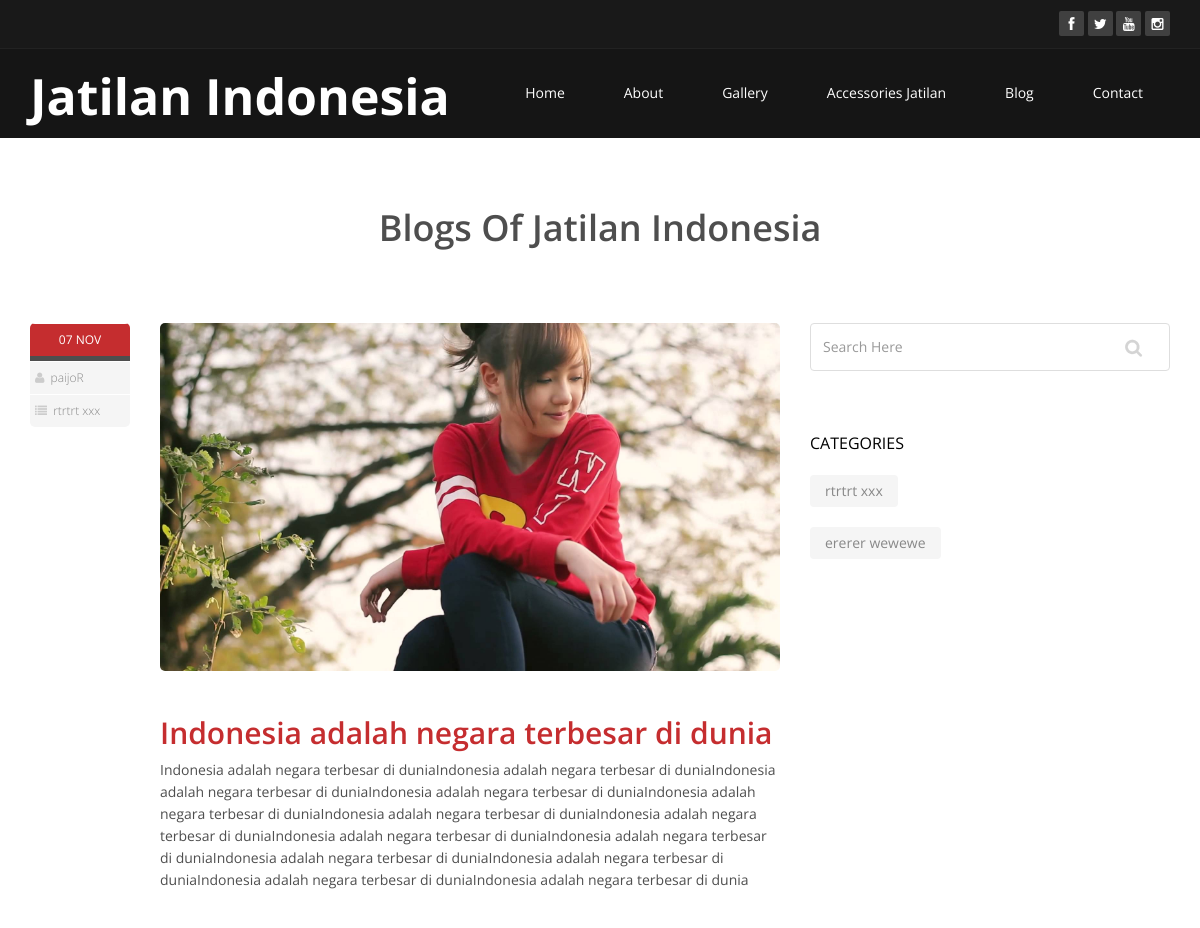
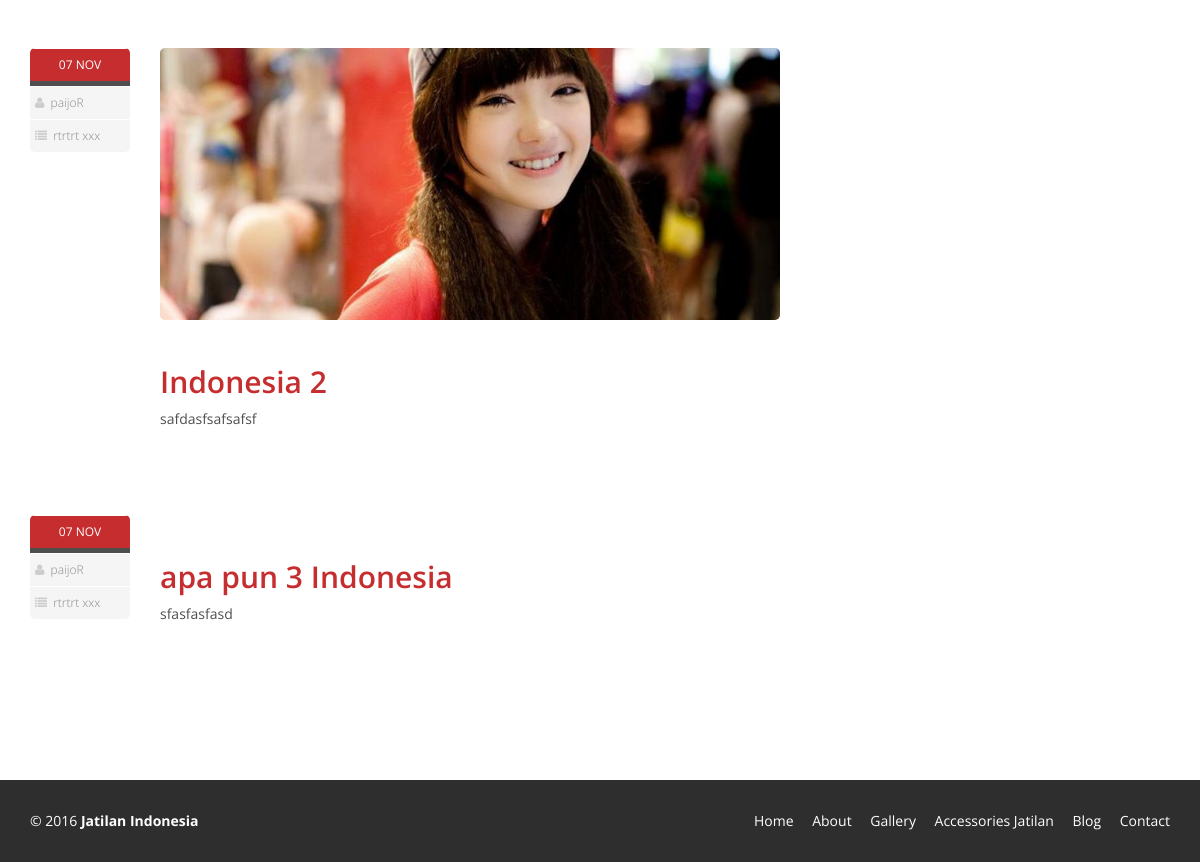
Screenshot of /blog_category.php?id=6 with the database file from the repository (2 pictures, top to bottom).
### tables this page shows
CREATE TABLE IF NOT EXISTS `jtl_general` (
  `id` int(11) NOT NULL AUTO_INCREMENT,
  `site_title` varchar(100) NOT NULL,
  `site_tagline` varchar(100) NOT NULL,
  `site_url` varchar(50) NOT NULL,
  `date_created` datetime NOT NULL,
  `date_updated` datetime NOT NULL,
  `user_id` int(11) NOT NULL,
  `profile_id` int(11) NOT NULL,
  PRIMARY KEY (`id`),
  KEY `profile_id` (`profile_id`),
  KEY `user_id` (`user_id`)
);

CREATE TABLE IF NOT EXISTS `jtl_blogs` (
  `id` int(11) NOT NULL AUTO_INCREMENT,
  `title` varchar(255) NOT NULL,
  `content` text NOT NULL,
  `image` varchar(100) NOT NULL,
  `date_created` datetime NOT NULL,
  `date_updated` datetime NOT NULL,
  `category_blog` int(11) NOT NULL,
  `user_id` int(11) NOT NULL,
  `profile_id` int(11) NOT NULL,
  PRIMARY KEY (`id`),
  KEY `user_id` (`user_id`),
  KEY `profile_id` (`profile_id`),
  KEY `category_blog` (`category_blog`)
);

CREATE TABLE IF NOT EXISTS `jtl_profiles` (
  `id` int(11) NOT NULL AUTO_INCREMENT,
  `nick_name` varchar(20) NOT NULL,
  `full_name` varchar(100) NOT NULL,
  `address` text NOT NULL,
  `phone_number` int(15) NOT NULL,
  `image` varchar(100) NOT NULL,
  `facebook_name` varchar(100) NOT NULL,
  `facebook_url` varchar(50) NOT NULL,
  `twitter_name` varchar(100) NOT NULL,
  `twitter_url` varchar(50) NOT NULL,
  `instagram_name` varchar(100) NOT NULL,
  `instagram_url` varchar(50) NOT NULL,
  `youtube_name` varchar(100) NOT NULL,
  `youtube_url` varchar(50) NOT NULL,
  `date_created` datetime NOT NULL,
  `date_updated` datetime NOT NULL,
  `user_id` int(11) NOT NULL,
  PRIMARY KEY (`id`),
  KEY `user_id` (`user_id`)
);

CREATE TABLE IF NOT EXISTS `jtl_category_blog` (
  `id` int(11) NOT NULL AUTO_INCREMENT,
  `name` varchar(100) NOT NULL,
  `descriptions` text NOT NULL,
  `date_created` datetime NOT NULL,
  `date_updated` datetime NOT NULL,
  `user_id` int(11) NOT NULL,
  `profile_id` int(11) NOT NULL,
  PRIMARY KEY (`id`),
  KEY `user_id` (`user_id`),
  KEY `profile_id` (`profile_id`)
);

### blog_category.php (the view)
<?php include "include/_inc_header.php"; ?>
<section id="blog" class="container">
    <div class="center">
        <?php
        $sql = $mysqli->query('SELECT * FROM jtl_general');
        $rowG = $sql->fetch_array();
        ?>
        <h2>Blogs Of <?php echo $rowG['site_title'] ?></h2>
    </div>
    <div class="blog">
        <div class="row">
            <div class="col-md-8">
                <?php
                $sqlBlog = $mysqli->query("SELECT b.id, b.title, b.image, b.content, c.name, b.date_created, b.date_updated, p.nick_name FROM jtl_blogs b JOIN jtl_profiles p ON b.profile_id = p.id JOIN jtl_category_blog c ON b.category_blog = c.id WHERE b.category_blog='".$_GET['id']."'");
                while($rowBlog = $sqlBlog->fetch_array()){ ?>
                <div class="blog-item">
                    <div class="row">
                        <div class="col-xs-12 col-sm-2 text-center">
                            <div class="entry-meta">
                                <span id="publish_date">07  NOV</span>
                                <span><i class="fa fa-user"></i> <a href="#"><?php echo $rowBlog['nick_name']; ?></a></span>
                                <span><i class="fa fa-list"></i> <a href="#"><?php echo $rowBlog['name']; ?></a></span>
                            </div>
                        </div>
                        <div class="col-xs-12 col-sm-10 blog-content">
                            <a href=""><img class="img-responsive img-blog" src="admin/<?php echo $rowBlog['image'] ?>" width="100%" alt="" /></a>
                            <h2><a href=""><?php echo $rowBlog['title'] ?></a></h2>
                            <p><?php echo $rowBlog['content']; ?></p>
                        </div>
                    </div>
                </div>
                <?php
                }
                ?>
            </div>
            <aside class="col-md-4">
                <div class="widget search">
                    <form role="form">
                        <input type="text" class="form-control search_box" autocomplete="off" placeholder="Search Here">
                    </form>
                </div>
                <div class="widget categories">
                    <h3>Categories</h3>
                    <div class="row">
                        <div class="col-sm-6">
                            <ul class="blog_category">
                                <?php
                                $sqlCat = $mysqli->query("SELECT * FROM jtl_category_blog");
                                while ($rowCat = $sqlCat->fetch_array()) {
                                    ?>
                                    <li>
                                        <a href="blog_category.php?id=<?php echo $rowCat['id']; ?>"><?php echo $rowCat['name']; ?>
                                        </a>
                                    </li>
                                        <?php
                                    }
                                    ?>
                            </ul>
                        </div>
                    </div>
                </div>
            </aside>
        </div>
    </div>
</section>
<?php include "include/_inc_footer.php" ?>

### include/_inc_header.php (shortened to what this page needs)
<?php include "config/connect.php"; ?>
<!DOCTYPE html>
<html lang="en">
<head>
    <link href="_template/css/bootstrap.min.css" rel="stylesheet">
    <link href="_template/css/font-awesome.min.css" rel="stylesheet">
    <link href="_template/css/animate.min.css" rel="stylesheet">
    <link href="_template/css/prettyPhoto.css" rel="stylesheet">
    <link href="_template/css/main.css" rel="stylesheet">
    <link href="_template/css/responsive.css" rel="stylesheet">
</head>
<body class="homepage">
<header id="header">
    <div class="top-bar">
        <div class="container">
            <div class="row">
                <div class="col-sm-6 col-xs-4">
                </div>
                <div class="col-sm-6 col-xs-8">
                    <div class="social">
                        <ul class="social-share">
                            <li><a href="#"><i class="fa fa-facebook"></i></a></li>
                            <li><a href="#"><i class="fa fa-twitter"></i></a></li>
                            <li><a href="#"><i class="fa fa-youtube"></i></a></li>
                            <li><a href="#"><i class="fa fa-instagram"></i></a></li>
                        </ul>
                    </div>
                </div>
            </div>
        </div>
    </div>
    <nav class="navbar navbar-inverse" role="banner">
        <div class="container">
            <div class="navbar-header">
                <?php
                $sql= $mysqli->query("SELECT * FROM jtl_general");
                if(mysqli_num_rows($sql) == null){ ?>
                     <a class="navbar-brand" href="index.php"><img src="_template/images/logo.png" alt="logo"></a>
                <?php }else{
                    while($row=$sql->fetch_array()){ ?>
                     <h3 style="color: #ffffff"><a href="index.php" style="color: #ffffff; font-size: 50px"><b><?php echo $row['site_title']; ?></b></a></h3>
                    <?php }
                    }
                ?>
            </div>
            <div class="collapse navbar-collapse navbar-right">
                <ul class="nav navbar-nav">
                    <li><a href="index.php">Home</a></li>
                    <li><a href="about.php">About</a></li>
                    <li><a href="gallery.php">Gallery</a></li>
                    <li><a href="acc_jatilan.php">Accessories Jatilan</a></li>
                    <li><a href="blog.php">Blog</a></li>
                    <li><a href="contact.php">Contact</a></li>
                </ul>
            </div>
        </div>
    </nav>
</header>

### include/_inc_footer.php (shortened to what this page needs)
<footer id="footer" class="midnight-blue">
    <div class="container">
        <div class="row">
            <div class="col-sm-6">
                <?php
                $sql= $mysqli->query("SELECT * FROM jtl_general");
                if(mysqli_num_rows($sql) == null){ ?>
                     &copy; <?php echo date('Y'); ?> <a href="index.php">Jatilan</a>. All Rights Reserved.
                <?php }else{
                    while($row=$sql->fetch_array()){ ?>
                      &copy; <?php echo date('Y'); ?> <a href="index.php"><b><?php echo $row['site_title']; ?></b></a>
                    <?php }
                    }
                ?>
            </div>
            <div class="col-sm-6">
                <ul class="pull-right">
                    <li><a href="index.php">Home</a></li>
                    <li><a href="about.php">About</a></li>
                    <li><a href="gallery.php">Gallery</a></li>
                    <li><a href="acc_jatilan.php">Accessories Jatilan</a></li>
                    <li><a href="blog.php">Blog</a></li>
                    <li><a href="contact.php">Contact</a></li>
                </ul>
            </div>
        </div>
    </div>
</footer>
</body>
</html>

### _template/css/main.css (style rules this page uses)
body { background: #fff; font-family: 'Open Sans', sans-serif; color:#4e4e4e; line-height: 22px; }
h1, h2, h3, h4, h5, h6 { font-weight: 600; font-family: 'Open Sans', sans-serif; color:#4e4e4e; }
h2 { font-size: 20px; }
h3 { font-size: 16px; color: #787878; font-weight: 400; line-height: 24px; }
a { color: #c52d2f; -webkit-transition: color 300ms, background-color 300ms; -moz-transition: color 300ms, background-color 300ms; -o-transition: color 300ms, background-color 300ms; transition: color 300ms, background-color 300ms; }
.center h2 { font-size: 36px; margin-top: 0; margin-bottom: 20px; }
body > section { padding: 70px 0; }
.center { text-align: center; padding-bottom: 55px; }
.top-bar { padding: 10px 0; background: #191919; border-bottom: 1px solid #222; line-height: 28px; }
.social { text-align: right; }
.social-share { display: inline-block; list-style: none; padding: 0; margin: 0; }
ul.social-share li { display: inline-block; }
ul.social-share li a { display: inline-block; color: #fff; background: #404040; width: 25px; height: 25px; line-height: 25px; text-align: center; border-radius: 2px; }
.navbar { border-radius: 0; margin-bottom: 0; background: #151515; padding: 15px 0; padding-bottom: 0; }
.navbar-nav { margin-top: 12px; }
.navbar-nav>li { margin-left: 35px; padding-bottom: 28px; }
.navbar-inverse .navbar-nav > li > a { padding: 5px 12px; margin: 0; border-radius: 3px; color: #fff; line-height: 24px; display: inline-block; }
.navbar-inverse { border: none; }
.navbar-inverse .navbar-collapse, .navbar-inverse .navbar-form { border-top: 0; padding-bottom: 0; }
.widget { margin-bottom: 60px; padding-left: 0; }
.widget h3 { color: #000; text-transform: uppercase; margin-bottom: 20px; }
.blog_category { list-style:none; margin:0; padding:0; }
.blog_category li { float:none; margin-bottom:20px; }
.blog_category li a { background:#f5f5f5; border-radius: 4px; color: #888; display: inline-block; padding: 5px 15px; }
.blog-item { border-radius: 0; overflow: hidden; margin-bottom: 50px; }
.blog .blog-item .img-blog { border-radius: 5px; margin-bottom: 45px; }
.blog .blog-item .blog-content { padding-bottom: 25px; }
.blog .blog-item .blog-content h2 { margin-top: 0; font-size: 30px; }
.blog .blog-item .entry-meta { border-radius: 5px; overflow: hidden; }
.blog .blog-item .entry-meta > span { background: #f5f5f5; border-top: 1px solid #fff; display: block; font-size: 12px; overflow: hidden; padding: 5px; text-align: left; }
#publish_date { background: #c52d2f; border-bottom: 5px solid #4e4e4e; color: #fff; padding: 5px 0; text-align: center; }
.blog .blog-item .entry-meta > span { color: #ccc; }
.blog .blog-item .entry-meta > span a { font-size: 12px; margin-left: 3px; font-weight: 300; color: #888; }
.search_box { background-image: url("../images/search_icon.png"); background-position: 314px 15px; background-repeat: no-repeat; border-color: #DEDEDE; height: 48px; outline: medium none; box-shadow: none; }
#footer { padding-top: 30px; padding-bottom: 30px; color: #fff; background: #2e2e2e; }
#footer a { color: #fff; }
#footer ul { list-style: none; padding: 0; margin: 0; }
#footer ul > li { display: inline-block; margin-left: 15px; }

### rows the page displays
jtl_general: site_title "Jatilan Indonesia"
jtl_blogs: profile.nick_name "paijoR", category_blog.name "rtrtrt xxx", image (picture), title "Indonesia adalah negara terbesar di dunia", content "Indonesia adalah negara terbesar di duniaIndonesia adalah negara terbesar di duniaIndonesia adalah negara terbesar di duniaIndonesia adalah negara terbesar di duniaIndonesia adalah negara terbesar di duniaIndonesia adalah negara terbesar di duniaIndonesia adalah negara terbesar di duniaIndonesia adalah negara terbesar di duniaIndonesia adalah negara terbesar di duniaIndonesia adalah negara terbesar di duniaIndonesia adalah negara terbesar di duniaIndonesia adalah negara terbesar di duniaIndonesia adalah negara terbesar di dunia"
jtl_blogs: profile.nick_name "paijoR", category_blog.name "rtrtrt xxx", image (picture), title "Indonesia 2", content "safdasfsafsafsf"
jtl_blogs: profile.nick_name "paijoR", category_blog.name "rtrtrt xxx", title "apa pun 3 Indonesia", content "sfasfasfasd"
jtl_category_blog: name "rtrtrt xxx"
jtl_category_blog: name "ererer wewewe"
